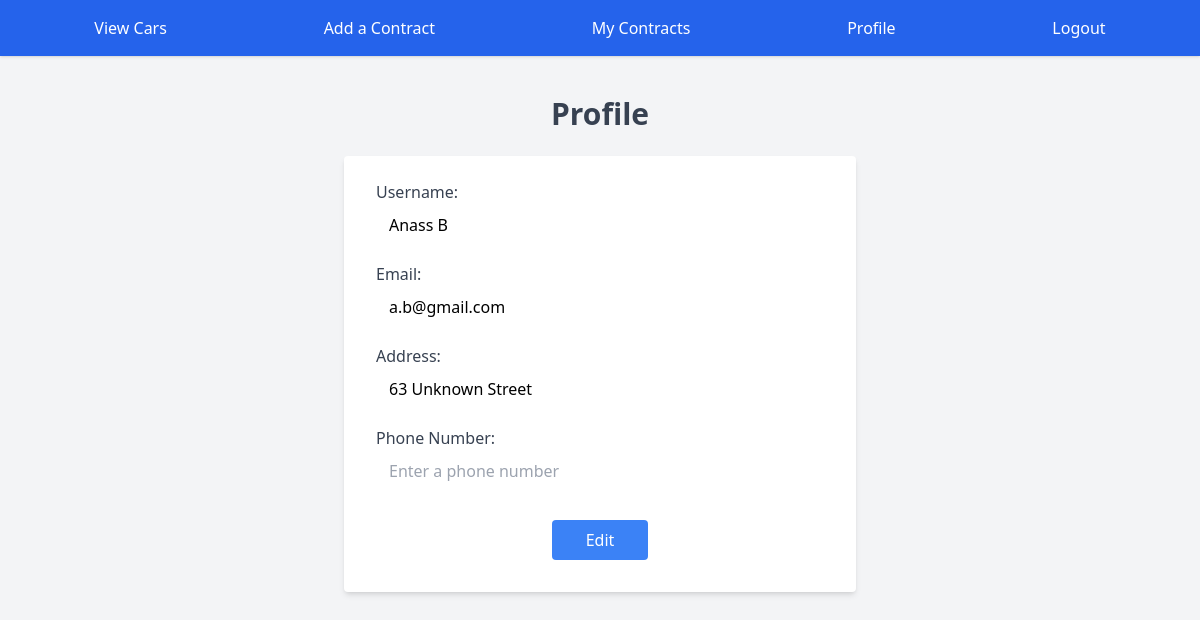
/pages/user/profile.php (signed in), run on the app's committed database.
### tables this page shows
CREATE TABLE `users` (
  `id` int NOT NULL AUTO_INCREMENT,
  `username` varchar(50) NOT NULL,
  `password` varchar(255) NOT NULL,
  `email` varchar(100) DEFAULT NULL,
  `created_at` timestamp NULL DEFAULT CURRENT_TIMESTAMP,
  `role` enum('user','admin') DEFAULT NULL,
  `phoneN` varchar(10) DEFAULT NULL,
  `updated_at` timestamp NULL DEFAULT CURRENT_TIMESTAMP ON UPDATE CURRENT_TIMESTAMP,
  `Address` varchar(300) DEFAULT NULL,
  PRIMARY KEY (`id`),
  UNIQUE KEY `username` (`username`),
  UNIQUE KEY `email` (`email`)
);

### auth/UserClass.php (called while the page is built, shortened)
<?php
class User {
    private $conn;
    private $username;
    private $email;
    private $phone;
    private $address;
    public function __construct($conn) {
        $this->conn = $conn;
    }
    public function getUsername() {
        return $this->username;
    }
    public function getEmail() {
        return $this->email;
    }
    public function getPhoneN() {
        return $this->phone;
    }
    public function getAddress() {
        return $this->address;
    }
    private function setUserProperties($user) {
        $this->username = $user['username'];
        $this->email = $user['email'];
        $this->phone = $user['phoneN'];
        $this->address = $user['Address'];
    }
    public function fetchById($id) {
        $sql = "SELECT * FROM users WHERE id = ?";
        $stmt = $this->conn->prepare($sql);
        $stmt->execute([$id]);
        if ($stmt->rowCount() === 1) {
            $user = $stmt->fetch(PDO::FETCH_ASSOC);
            return $user;
        }
        return null;
    }
}

### pages/user/profile.php (the view, shortened to what this page needs)
<?php
    require '../../auth/UserClass.php';
    $conn = (new Database) -> connect();
    $user = new User($conn);
    $user -> fetchById($_SESSION['id']);
    $attr = 'disabled';
    $classes = "bg-white border border-transparent rounded w-full py-2 px-3";
    $edit = false;
?>
<!DOCTYPE html>
<html lang="en">
<head>
    <script src="https://cdn.tailwindcss.com"></script>
</head>
<body class="bg-gray-100 font-sans leading-normal tracking-normal">
    <?php include '../../inc/header.php'; ?>
    <div class="container mx-auto mt-10 px-4">
        <h1 class="text-3xl font-bold text-gray-700 text-center mb-6">Profile</h1>
        <form method="POST" class="bg-white shadow-md rounded px-8 pt-6 pb-8 max-w-lg mx-auto">
            <div class="mb-4">
                <label class="block text-gray-700" for="username">Username:</label>
                <input type="text" name="username" id="username" class="<?php echo $classes; ?>" <?php echo $attr; ?> value="<?php echo $user -> getUsername(); ?>" placeholder="Enter a username">
            </div>
            <div class="mb-4">
                <label class="block text-gray-700" for="email">Email:</label>
                <input type="text" name="email" id="email" class="<?php echo $classes; ?>" <?php echo $attr; ?> value="<?php echo $user -> getEmail(); ?>" placeholder="Enter an email">
            </div>
            <div class="mb-4">
                <label class="block text-gray-700" for="address">Address:</label>
                <input type="text" name="address" id="address" class="<?php echo $classes; ?>" <?php echo $attr; ?> value="<?php echo $user -> getAddress(); ?>" placeholder="Enter an address">
            </div>
            <div class="mb-4">
                <label class="block text-gray-700" for="phone">Phone Number:</label>
                <input type="text" name="phone" id="phone" class="<?php echo $classes; ?>" <?php echo $attr; ?> value="<?php echo $user -> getPhoneN(); ?>" placeholder="Enter a phone number">
            </div>
            <div class="text-center mt-7">
                <?php if($edit == false): ?>
                    <a href="profile.php?edit=true" class="bg-blue-500 text-white w-24 py-2 rounded hover:bg-blue-600 inline-block">Edit</a>
                <?php else: ?>
                    <button type="submit" class="bg-blue-500 text-white w-24 py-2 rounded hover:bg-blue-600 inline-block mr-2">Save</button>
                    <a href="profile.php" class="bg-gray-500 text-white w-24 py-2 rounded hover:bg-gray-600 inline-block">Cancel</a>
                <?php endif; ?>
            </div>
        </form>
    </div>
</body>
</html>

### data on the page
users: username "Anass B", email "a.b@gmail.com", address "63 Unknown Street"
